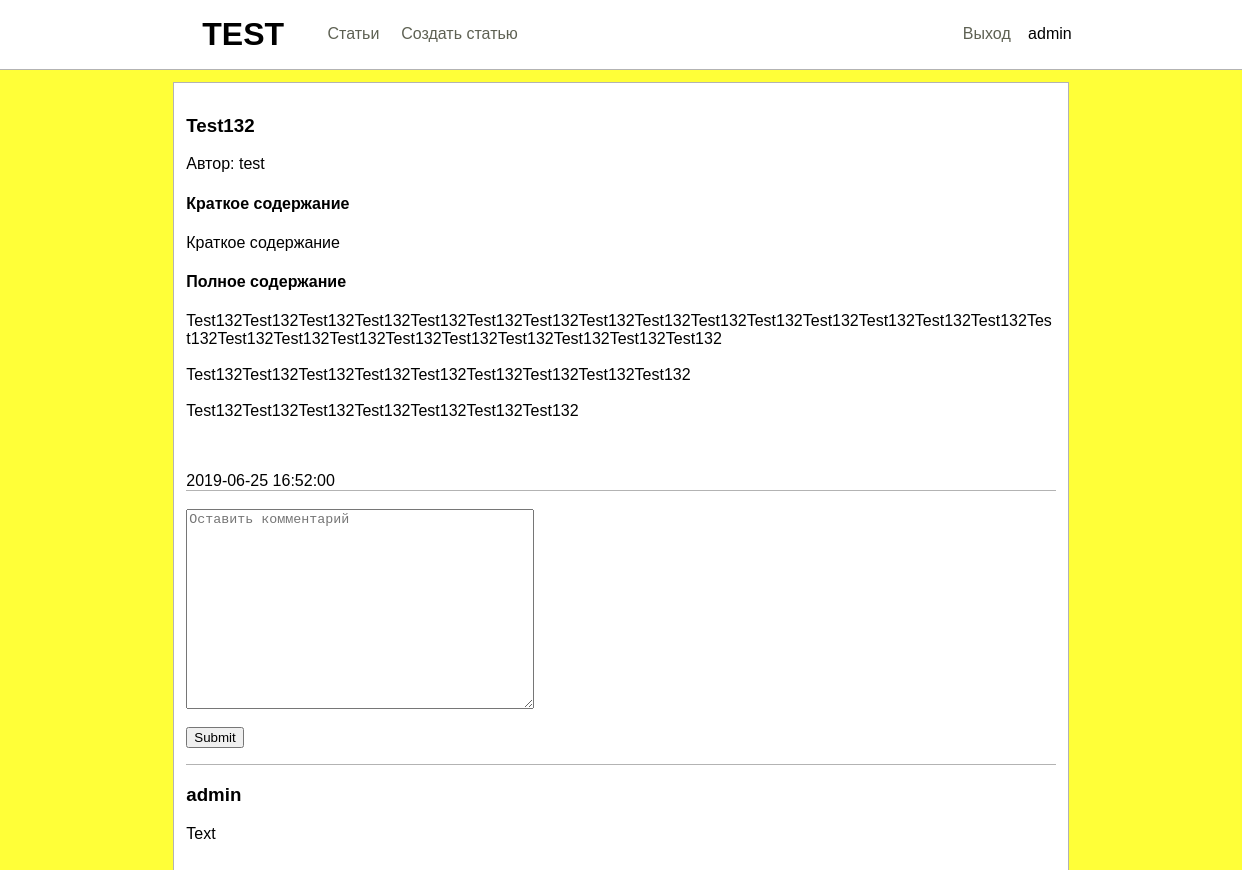
The app's page /article_page.php?id=13 (signed in) with its own data.
### tables this page shows
CREATE TABLE `articles` (
  `id` int(11) NOT NULL,
  `head` varchar(255) NOT NULL,
  `author` varchar(255) NOT NULL,
  `short` text NOT NULL,
  `text` text NOT NULL,
  `pubdate` datetime NOT NULL DEFAULT CURRENT_TIMESTAMP
);

CREATE TABLE `comments` (
  `id` int(11) NOT NULL,
  `author` varchar(255) NOT NULL,
  `text` text NOT NULL,
  `article_id` int(11) NOT NULL,
  `pubdate` datetime NOT NULL DEFAULT CURRENT_TIMESTAMP
);

### article_page.php (the view, shortened to what this page needs)
<?php
include 'includes/header.php';
$id=$_GET['id'];
?>
<div class="container main bg_white">
    <?php
    include 'includes/connection.php';
    $result = mysqli_query($connection,"SELECT * FROM `articles` WHERE `id`='$id'");
    while (($articles=mysqli_fetch_assoc($result)))
    {   if ($articles['author']==$_SESSION['login']){
        echo '<a style="float:right;" href="article_redact.php?id='.$articles['id'].'">Редактировать статью</a>';
        }
        echo '<div><h3>'.$articles['head'].'</h3>';
        echo '<p>Автор: '.$articles['author'].'</p>';
        echo '<h4>Краткое содержание</h4>';
        echo '<p style="word-wrap: break-word;">'.str_replace("\n",'<br>',$articles['short']).'</p>';
        echo '<h4>Полное содержание</h4>';
        echo '<p style="word-wrap: break-word;">'.str_replace("\n",'<br>',$articles['text']).'</p></div>';
        echo $articles['pubdate'];
    }
    ?>
    <div class="article">
        <br>
        <form action="includes/comment_add.php" method="post">
            <textarea style="width: 40%; height: 25%;" placeholder="Оставить комментарий" name="comment"></textarea><br><br>
            <input type="submit">
        </form>
        <div class="article">
            <?php
            $result = mysqli_query($connection,"SELECT * FROM `comments` WHERE `article_id`='$id' ORDER BY `pubdate` DESC");
            while (($comment=mysqli_fetch_assoc($result)))
            {
                echo '<div><h3>'.$comment['author'].'</h3>';
                echo '<p>'.str_replace("\n",'<br>',$comment['text']).'</p></div>';
            }
            ?>
        </div>
    </div>
</div>

### css/main.css (style rules this page uses)
.container { width: 70%; margin: 0 auto; }
.bg_white { background-color: #fff; }
.container textarea { width: 80%; height: 45%; }
.main { border: rgba(139, 139, 139, 0.65) solid 1px; margin-top: 1%; padding: 1%; }
.article { border-top: rgba(139, 139, 139, 0.65) solid 1px; word-wrap: break-word; }

### records on screen
articles: head "Test132", author "test", short "Краткое содержание", text "Test132Test132Test132Test132Test132Test132Test132Test132Test132Test132Test132Test132Test132Test132Test132Test132Test132Test132Test132Test132Test132Test132Test132Test132Test132 Test132Test132Test132Test132Test132Test132Test132Test132Test132 Test132Test132Test132Test132Test132Test132Test132", pubdate "2019-06-25 16:52:00"
comments: author "admin", text "Text"

### other values on screen
$_SESSION['login'] "admin"
